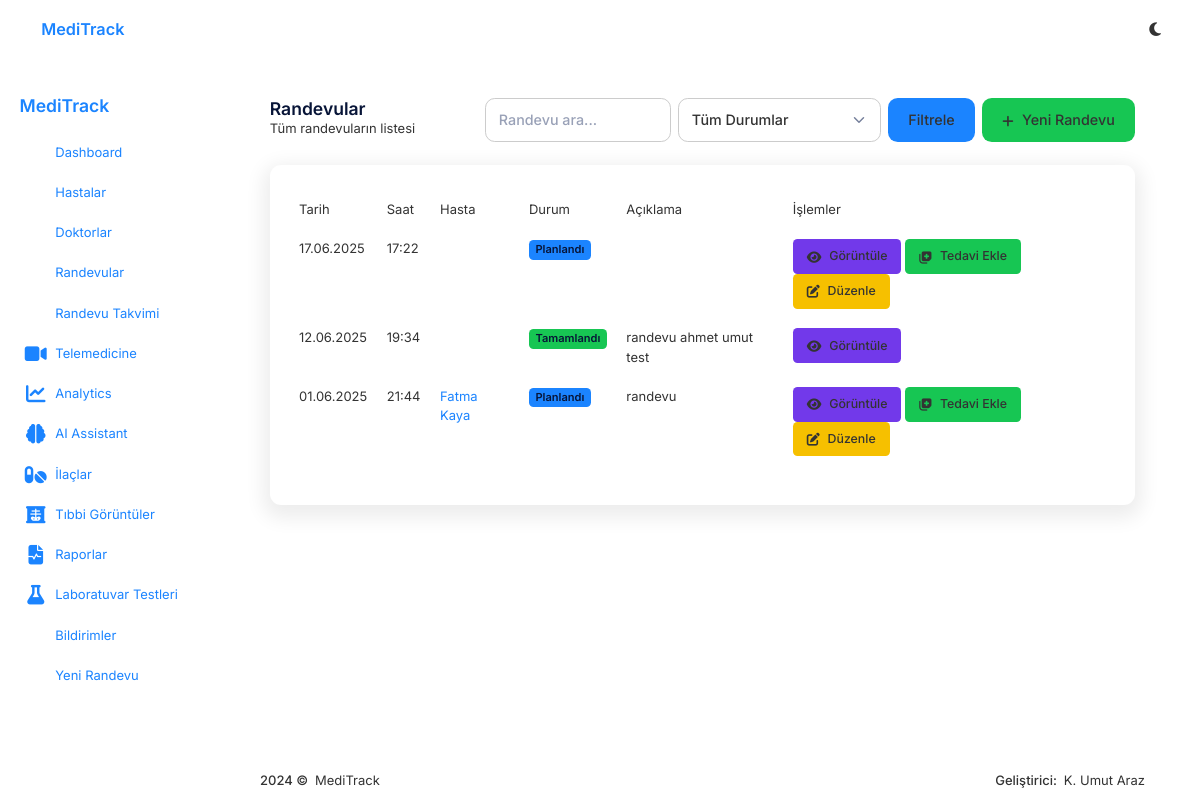
/core/appointments/ (signed in), run on the app's committed database.
### appointments/models.py (models this page shows, shortened)
class Appointment(models.Model):
    STATUS_CHOICES = [
        ('planned', _('Planlandı')),
        ('completed', _('Tamamlandı')),
        ('cancelled', _('İptal Edildi')),
    ]
    patient = models.ForeignKey(
        settings.AUTH_USER_MODEL,
        on_delete=models.CASCADE,
        related_name='patient_appointments',
        verbose_name=_('Hasta'),
        limit_choices_to={'user_type': 'patient'}
    )
    doctor = models.ForeignKey(
        settings.AUTH_USER_MODEL,
        on_delete=models.CASCADE,
        related_name='doctor_appointments',
        verbose_name=_('Doktor'),
        limit_choices_to={'user_type': 'doctor'}
    )
    date = models.DateField(
        verbose_name=_('Tarih')
    )
    time = models.TimeField(
        verbose_name=_('Saat')
    )
    description = models.TextField(
        blank=True,
        null=True,
        verbose_name=_('Açıklama')
    )
    status = models.CharField(
        max_length=20,
        choices=STATUS_CHOICES,
        default='planned',
        verbose_name=_('Durum')
    )
    created_at = models.DateTimeField(
        auto_now_add=True,
        verbose_name=_('Oluşturulma Tarihi')
    )
    updated_at = models.DateTimeField(
        auto_now=True,
        verbose_name=_('Güncellenme Tarihi')
    )
    class Meta:
        verbose_name = _('Randevu')
        verbose_name_plural = _('Randevular')
        ordering = ['-date', '-time']

### users/models.py (models this page shows, shortened)
class User(AbstractUser):
    USER_TYPE_CHOICES = [
        ('patient', _('Hasta')),
        ('doctor', _('Doktor')),
        ('receptionist', _('Resepsiyonist')),
        ('admin', _('Admin')),
    ]
    user_type = models.CharField(
        max_length=20,
        choices=USER_TYPE_CHOICES,
        default='patient',
        verbose_name=_('Kullanıcı Tipi')
    )
    specialization = models.CharField(
        max_length=100,
        blank=True,
        null=True,
        verbose_name=_('Uzmanlık Alanı')
    )
    date_of_birth = models.DateField(
        blank=True,
        null=True,
        verbose_name=_('Doğum Tarihi')
    )
    phone_number = models.CharField(
        max_length=20,
        blank=True,
        null=True,
        verbose_name=_('Telefon Numarası')
    )
    address = models.TextField(
        blank=True,
        null=True,
        verbose_name=_('Adres')
    )
    blood_type = models.CharField(
        max_length=10,
        blank=True,
        null=True,
        verbose_name=_('Kan Grubu')
    )
    def is_patient(self):
        return self.user_type == 'patient'
    def is_doctor(self):
        return self.user_type == 'doctor'
    def is_receptionist(self):
        return self.user_type == 'receptionist'
    def is_admin_user(self):
        return self.user_type == 'admin'
    class Meta:
        verbose_name = _('Kullanıcı')
        verbose_name_plural = _('Kullanıcılar')

### core/views.py (the view, shortened to what this page needs)
# urls.py: path('appointments/', views.AppointmentListView.as_view(), name='appointment-list'),
class AppointmentListView(LoginRequiredMixin, ListView):
    model = Appointment
    template_name = 'core/appointment_list.html'
    context_object_name = 'appointments'
    def get_queryset(self):
        queryset = super().get_queryset()
        user = self.request.user
        status = self.request.GET.get('status')
        search = self.request.GET.get('search')
        if user.is_patient():
            queryset = queryset.filter(patient=user)
        elif user.is_doctor():
            queryset = queryset.filter(doctor=user)
        if status:
            queryset = queryset.filter(status=status)
        return queryset.order_by('-date', '-time')

### core/context_processors.py (called while the page is built)
def notifications_processor(request):
    context = {}
    if request.user.is_authenticated:
        unread_notifications_count = CommunicationNotification.objects.filter(
            user=request.user,
            is_read=False
        ).count()
        recent_notifications = CommunicationNotification.objects.filter(
            user=request.user
        ).order_by('-created_at')[:5]
        context['unread_notifications_count'] = unread_notifications_count
        context['recent_notifications'] = recent_notifications
    return context

def theme_processor(request):
    context = {}
    if request.user.is_authenticated:
        theme_preference, created = UserThemePreference.objects.get_or_create(user=request.user)
        context['dark_mode'] = theme_preference.dark_mode
    return context

### Templates/core/appointment_list.html (shortened to what this page needs)
{% extends 'core/base.html' %}
{% load static %}
{% block content %}
<div class="container py-4">
    <div class="row mb-4">
        <div class="col">
            <h1 class="h3 mb-0">Randevular</h1>
            <p class="text-muted">Tüm randevuların listesi</p>
        </div>
        <div class="col-auto">
            <div class="d-flex">
                <form method="get" class="d-flex me-2">
                    <input type="text" name="search" class="form-control me-2" placeholder="Randevu ara..." value="{{ request.GET.search }}">
                    <select name="status" class="form-select me-2">
                        <option value="">Tüm Durumlar</option>
                    </select>
                    <button type="submit" class="btn btn-primary">Filtrele</button>
                </form>
                {% if user.is_doctor or user.is_receptionist or user.is_admin_user %}
                <a href="{% url 'core:appointment-create' %}" class="btn btn-success">
                    <i class="fas fa-plus"></i> Yeni Randevu
                </a>
                {% endif %}
            </div>
        </div>
    </div>
    <div class="card shadow">
        <div class="card-body">
            <div class="table-responsive">
                <table class="table table-hover">
                    <thead>
                        <tr>
                            <th>Tarih</th>
                            <th>Saat</th>
                            {% if not user.is_patient %}
                                <th>Hasta</th>
                            {% endif %}
                            <th>Durum</th>
                            <th>Açıklama</th>
                            <th>İşlemler</th>
                        </tr>
                    </thead>
                    <tbody>
                        {% if appointments %}
                            {% for appointment in appointments %}
                                <tr>
                                    <td>{{ appointment.date|date:"d.m.Y" }}</td>
                                    <td>{{ appointment.time|time:"H:i" }}</td>
                                    {% if not user.is_patient %}
                                        <td>
                                            <a href="{% url 'core:patient-detail' appointment.patient.id %}">
                                                {{ appointment.patient.get_full_name }}
                                            </a>
                                        </td>
                                    {% endif %}
                                    <td>
                                        {% if appointment.status == 'planned' %}
                                            <span class="badge bg-primary">Planlandı</span>
                                        {% elif appointment.status == 'completed' %}
                                            <span class="badge bg-success">Tamamlandı</span>
                                        {% elif appointment.status == 'cancelled' %}
                                            <span class="badge bg-danger">İptal Edildi</span>
                                        {% endif %}
                                    </td>
                                    <td>{{ appointment.description|truncatechars:30 }}</td>
                                    <td>
                                        <a href="{% url 'core:appointment-detail' appointment.id %}" class="btn btn-sm btn-info">
                                            <i class="fas fa-eye"></i> Görüntüle
                                        </a>
                                        {% if appointment.status == 'planned' %}
                                            {% if user.is_doctor and appointment.doctor == user %}
                                                <a href="{% url 'core:treatment-create' appointment.id %}" class="btn btn-sm btn-success">
                                                    <i class="fas fa-notes-medical"></i> Tedavi Ekle
                                                </a>
                                            {% endif %}
                                            {% if user.is_doctor or user.is_receptionist or user.is_admin_user %}
                                                <a href="{% url 'core:appointment-update' appointment.id %}" class="btn btn-sm btn-warning">
                                                    <i class="fas fa-edit"></i> Düzenle
                                                </a>
                                            {% endif %}
                                        {% endif %}
                                    </td>
                                </tr>
                            {% endfor %}
                        {% else %}
                            <tr>
                                <td colspan="7" class="text-center">Randevu bulunamadı.</td>
                            </tr>
                        {% endif %}
                    </tbody>
                </table>
            </div>
        </div>
    </div>
</div>
{% endblock %}

### static/assets/css/theme.css (style rules this page uses)
:root { --bg-color: #f5f8fa; --text-color: #333; --card-bg: #fff; --border-color: #e0e0e0; --primary-color: #1976d2; --secondary-color: #42a5f5; --accent-color: #2196f3; --success-color: #4caf50; --warning-color: #ff9800; --danger-color: #f44336; --shadow: 0 2px 5px rgba(0, 0, 0, 0.1); --hover-bg: #f0f0f0; --input-bg: #fff; --input-border: #ccc; }
body { background-color: var(--bg-color); color: var(--text-color); transition: background-color 0.3s ease, color 0.3s ease; }
.card, .modal-content { background-color: var(--card-bg); border-color: var(--border-color); box-shadow: var(--shadow); }
.table { color: var(--text-color); }
.btn-primary { background-color: var(--primary-color); border-color: var(--primary-color); }
.form-control, .form-select { background-color: var(--input-bg); border-color: var(--input-border); color: var(--text-color); }

### data on the page
Appointment: date "17.06.2025", time "17:22", status "Planlandı"
Appointment: date "12.06.2025", time "19:34", status "Tamamlandı", description "randevu ahmet umut test"
Appointment: date "01.06.2025", time "21:44", patient.get_full_name "Fatma Kaya", status "Planlandı", description "randevu"
